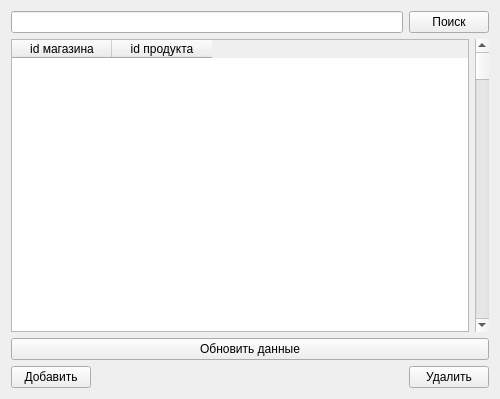
<?xml version="1.0" encoding="UTF-8"?>
<ui version="4.0">
 <class>Form</class>
 <widget class="QWidget" name="Form">
  <property name="geometry">
   <rect>
    <x>0</x>
    <y>0</y>
    <width>500</width>
    <height>399</height>
   </rect>
  </property>
  <property name="windowTitle">
   <string>Form</string>
  </property>
  <layout class="QHBoxLayout" name="horizontalLayout">
   <item>
    <layout class="QVBoxLayout" name="verticalLayout_8">
     <item>
      <layout class="QVBoxLayout" name="verticalLayout_7">
       <item>
        <layout class="QHBoxLayout" name="horizontalLayout_16">
         <item>
          <widget class="QLineEdit" name="lineShopProduct"/>
         </item>
         <item>
          <widget class="QPushButton" name="SearchShopProduct">
           <property name="text">
            <string>Поиск</string>
           </property>
          </widget>
         </item>
        </layout>
       </item>
       <item>
        <layout class="QHBoxLayout" name="horizontalLayout_7">
         <item>
          <widget class="QTableWidget" name="tableShopProduct">
           <property name="enabled">
            <bool>true</bool>
           </property>
           <column>
            <property name="text">
             <string>id магазина</string>
            </property>
           </column>
           <column>
            <property name="text">
             <string>id продукта</string>
            </property>
           </column>
          </widget>
         </item>
         <item>
          <widget class="QScrollBar" name="verticalScrollBar">
           <property name="orientation">
            <enum>Qt::Vertical</enum>
           </property>
          </widget>
         </item>
        </layout>
       </item>
      </layout>
     </item>
     <item>
      <widget class="QPushButton" name="ShopProductUpdate">
       <property name="text">
        <string>Обновить данные</string>
       </property>
      </widget>
     </item>
     <item>
      <layout class="QHBoxLayout" name="horizontalLayout_17">
       <item>
        <layout class="QHBoxLayout" name="horizontalLayout_18">
         <item>
          <layout class="QHBoxLayout" name="horizontalLayout_19">
           <item>
            <layout class="QHBoxLayout" name="horizontalLayout_20">
             <item>
              <widget class="QPushButton" name="AddShopProduct">
               <property name="text">
                <string>Добавить</string>
               </property>
              </widget>
             </item>
            </layout>
           </item>
           <item>
            <spacer name="horizontalSpacer_4">
             <property name="orientation">
              <enum>Qt::Horizontal</enum>
             </property>
             <property name="sizeHint" stdset="0">
              <size>
               <width>238</width>
               <height>18</height>
              </size>
             </property>
            </spacer>
           </item>
          </layout>
         </item>
        </layout>
       </item>
       <item>
        <widget class="QPushButton" name="DeleteShopProduct">
         <property name="text">
          <string>Удалить</string>
         </property>
        </widget>
       </item>
      </layout>
     </item>
    </layout>
   </item>
  </layout>
 </widget>
 <resources/>
 <connections/>
</ui>
